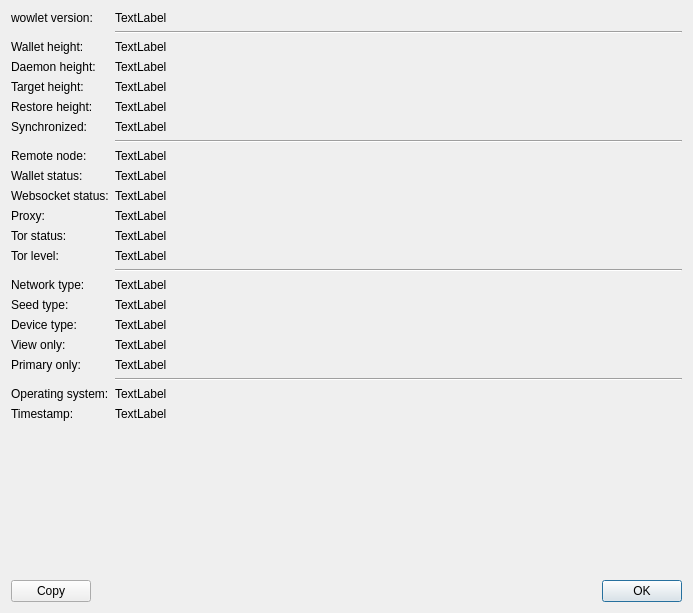
<?xml version="1.0" encoding="UTF-8"?>
<ui version="4.0">
 <class>DebugInfoDialog</class>
 <widget class="QDialog" name="DebugInfoDialog">
  <property name="geometry">
   <rect>
    <x>0</x>
    <y>0</y>
    <width>693</width>
    <height>613</height>
   </rect>
  </property>
  <property name="windowTitle">
   <string>Debug Info</string>
  </property>
  <layout class="QVBoxLayout" name="verticalLayout">
   <item>
    <layout class="QFormLayout" name="formLayout">
     <item row="0" column="0">
      <widget class="QLabel" name="label">
       <property name="text">
        <string>wowlet version:</string>
       </property>
      </widget>
     </item>
     <item row="0" column="1">
      <widget class="QLabel" name="label_featherVersion">
       <property name="text">
        <string>TextLabel</string>
       </property>
       <property name="textInteractionFlags">
        <set>Qt::LinksAccessibleByMouse|Qt::TextSelectableByMouse</set>
       </property>
      </widget>
     </item>
     <item row="1" column="1">
      <widget class="Line" name="line">
       <property name="orientation">
        <enum>Qt::Horizontal</enum>
       </property>
      </widget>
     </item>
     <item row="2" column="0">
      <widget class="QLabel" name="label_6">
       <property name="text">
        <string>Wallet height:</string>
       </property>
      </widget>
     </item>
     <item row="2" column="1">
      <widget class="QLabel" name="label_walletHeight">
       <property name="text">
        <string>TextLabel</string>
       </property>
       <property name="textInteractionFlags">
        <set>Qt::LinksAccessibleByMouse|Qt::TextSelectableByMouse</set>
       </property>
      </widget>
     </item>
     <item row="3" column="0">
      <widget class="QLabel" name="label_12">
       <property name="text">
        <string>Daemon height:</string>
       </property>
      </widget>
     </item>
     <item row="3" column="1">
      <widget class="QLabel" name="label_daemonHeight">
       <property name="text">
        <string>TextLabel</string>
       </property>
       <property name="textInteractionFlags">
        <set>Qt::LinksAccessibleByMouse|Qt::TextSelectableByMouse</set>
       </property>
      </widget>
     </item>
     <item row="4" column="0">
      <widget class="QLabel" name="label_5">
       <property name="text">
        <string>Target height:</string>
       </property>
      </widget>
     </item>
     <item row="4" column="1">
      <widget class="QLabel" name="label_targetHeight">
       <property name="text">
        <string>TextLabel</string>
       </property>
       <property name="textInteractionFlags">
        <set>Qt::LinksAccessibleByMouse|Qt::TextSelectableByMouse</set>
       </property>
      </widget>
     </item>
     <item row="5" column="0">
      <widget class="QLabel" name="label_10">
       <property name="text">
        <string>Restore height:</string>
       </property>
      </widget>
     </item>
     <item row="5" column="1">
      <widget class="QLabel" name="label_restoreHeight">
       <property name="text">
        <string>TextLabel</string>
       </property>
       <property name="textInteractionFlags">
        <set>Qt::LinksAccessibleByMouse|Qt::TextSelectableByMouse</set>
       </property>
      </widget>
     </item>
     <item row="6" column="0">
      <widget class="QLabel" name="label_9">
       <property name="text">
        <string>Synchronized:</string>
       </property>
      </widget>
     </item>
     <item row="6" column="1">
      <widget class="QLabel" name="label_synchronized">
       <property name="text">
        <string>TextLabel</string>
       </property>
       <property name="textInteractionFlags">
        <set>Qt::LinksAccessibleByMouse|Qt::TextSelectableByMouse</set>
       </property>
      </widget>
     </item>
     <item row="7" column="1">
      <widget class="Line" name="line_2">
       <property name="orientation">
        <enum>Qt::Horizontal</enum>
       </property>
      </widget>
     </item>
     <item row="8" column="0">
      <widget class="QLabel" name="label_27">
       <property name="text">
        <string>Remote node:</string>
       </property>
      </widget>
     </item>
     <item row="8" column="1">
      <widget class="QLabel" name="label_remoteNode">
       <property name="text">
        <string>TextLabel</string>
       </property>
       <property name="textInteractionFlags">
        <set>Qt::LinksAccessibleByMouse|Qt::TextSelectableByMouse</set>
       </property>
      </widget>
     </item>
     <item row="9" column="0">
      <widget class="QLabel" name="label_17">
       <property name="text">
        <string>Wallet status:</string>
       </property>
      </widget>
     </item>
     <item row="9" column="1">
      <widget class="QLabel" name="label_walletStatus">
       <property name="text">
        <string>TextLabel</string>
       </property>
       <property name="textInteractionFlags">
        <set>Qt::LinksAccessibleByMouse|Qt::TextSelectableByMouse</set>
       </property>
      </widget>
     </item>
     <item row="10" column="0">
      <widget class="QLabel" name="label_19">
       <property name="text">
        <string>Websocket status:</string>
       </property>
      </widget>
     </item>
     <item row="10" column="1">
      <widget class="QLabel" name="label_websocketStatus">
       <property name="text">
        <string>TextLabel</string>
       </property>
       <property name="textInteractionFlags">
        <set>Qt::LinksAccessibleByMouse|Qt::TextSelectableByMouse</set>
       </property>
      </widget>
     </item>
     <item row="12" column="0">
      <widget class="QLabel" name="label_18">
       <property name="text">
        <string>Tor status:</string>
       </property>
      </widget>
     </item>
     <item row="12" column="1">
      <widget class="QLabel" name="label_torStatus">
       <property name="text">
        <string>TextLabel</string>
       </property>
       <property name="textInteractionFlags">
        <set>Qt::LinksAccessibleByMouse|Qt::TextSelectableByMouse</set>
       </property>
      </widget>
     </item>
     <item row="13" column="0">
      <widget class="QLabel" name="label_4">
       <property name="text">
        <string>Tor level:</string>
       </property>
      </widget>
     </item>
     <item row="13" column="1">
      <widget class="QLabel" name="label_torLevel">
       <property name="text">
        <string>TextLabel</string>
       </property>
       <property name="textInteractionFlags">
        <set>Qt::LinksAccessibleByMouse|Qt::TextSelectableByMouse</set>
       </property>
      </widget>
     </item>
     <item row="14" column="1">
      <widget class="Line" name="line_3">
       <property name="orientation">
        <enum>Qt::Horizontal</enum>
       </property>
      </widget>
     </item>
     <item row="15" column="0">
      <widget class="QLabel" name="label_2">
       <property name="text">
        <string>Network type:</string>
       </property>
      </widget>
     </item>
     <item row="15" column="1">
      <widget class="QLabel" name="label_netType">
       <property name="text">
        <string>TextLabel</string>
       </property>
       <property name="textInteractionFlags">
        <set>Qt::LinksAccessibleByMouse|Qt::TextSelectableByMouse</set>
       </property>
      </widget>
     </item>
     <item row="16" column="0">
      <widget class="QLabel" name="label_23">
       <property name="text">
        <string>Seed type:</string>
       </property>
      </widget>
     </item>
     <item row="16" column="1">
      <widget class="QLabel" name="label_seedType">
       <property name="text">
        <string>TextLabel</string>
       </property>
       <property name="textInteractionFlags">
        <set>Qt::LinksAccessibleByMouse|Qt::TextSelectableByMouse</set>
       </property>
      </widget>
     </item>
     <item row="17" column="0">
      <widget class="QLabel" name="label_8">
       <property name="text">
        <string>Device type:</string>
       </property>
      </widget>
     </item>
     <item row="17" column="1">
      <widget class="QLabel" name="label_deviceType">
       <property name="text">
        <string>TextLabel</string>
       </property>
       <property name="textInteractionFlags">
        <set>Qt::LinksAccessibleByMouse|Qt::TextSelectableByMouse</set>
       </property>
      </widget>
     </item>
     <item row="18" column="0">
      <widget class="QLabel" name="label_7">
       <property name="text">
        <string>View only:</string>
       </property>
      </widget>
     </item>
     <item row="18" column="1">
      <widget class="QLabel" name="label_viewOnly">
       <property name="text">
        <string>TextLabel</string>
       </property>
       <property name="textInteractionFlags">
        <set>Qt::LinksAccessibleByMouse|Qt::TextSelectableByMouse</set>
       </property>
      </widget>
     </item>
     <item row="19" column="0">
      <widget class="QLabel" name="label_11">
       <property name="text">
        <string>Primary only:</string>
       </property>
      </widget>
     </item>
     <item row="19" column="1">
      <widget class="QLabel" name="label_primaryOnly">
       <property name="text">
        <string>TextLabel</string>
       </property>
       <property name="textInteractionFlags">
        <set>Qt::LinksAccessibleByMouse|Qt::TextSelectableByMouse</set>
       </property>
      </widget>
     </item>
     <item row="20" column="1">
      <widget class="Line" name="line_4">
       <property name="orientation">
        <enum>Qt::Horizontal</enum>
       </property>
      </widget>
     </item>
     <item row="21" column="0">
      <widget class="QLabel" name="label_3">
       <property name="text">
        <string>Operating system:</string>
       </property>
      </widget>
     </item>
     <item row="21" column="1">
      <widget class="QLabel" name="label_OS">
       <property name="text">
        <string>TextLabel</string>
       </property>
       <property name="textInteractionFlags">
        <set>Qt::LinksAccessibleByMouse|Qt::TextSelectableByMouse</set>
       </property>
      </widget>
     </item>
     <item row="22" column="0">
      <widget class="QLabel" name="label_24">
       <property name="text">
        <string>Timestamp:</string>
       </property>
      </widget>
     </item>
     <item row="22" column="1">
      <widget class="QLabel" name="label_timestamp">
       <property name="text">
        <string>TextLabel</string>
       </property>
       <property name="textInteractionFlags">
        <set>Qt::LinksAccessibleByMouse|Qt::TextSelectableByMouse</set>
       </property>
      </widget>
     </item>
     <item row="11" column="0">
      <widget class="QLabel" name="label_13">
       <property name="text">
        <string>Proxy:</string>
       </property>
      </widget>
     </item>
     <item row="11" column="1">
      <widget class="QLabel" name="label_proxy">
       <property name="text">
        <string>TextLabel</string>
       </property>
      </widget>
     </item>
    </layout>
   </item>
   <item>
    <layout class="QHBoxLayout" name="horizontalLayout">
     <item>
      <widget class="QPushButton" name="btn_Copy">
       <property name="text">
        <string>Copy</string>
       </property>
      </widget>
     </item>
     <item>
      <widget class="QDialogButtonBox" name="buttonBox">
       <property name="orientation">
        <enum>Qt::Horizontal</enum>
       </property>
       <property name="standardButtons">
        <set>QDialogButtonBox::Ok</set>
       </property>
      </widget>
     </item>
    </layout>
   </item>
  </layout>
 </widget>
 <resources/>
 <connections>
  <connection>
   <sender>buttonBox</sender>
   <signal>accepted()</signal>
   <receiver>DebugInfoDialog</receiver>
   <slot>accept()</slot>
   <hints>
    <hint type="sourcelabel">
     <x>248</x>
     <y>254</y>
    </hint>
    <hint type="destinationlabel">
     <x>157</x>
     <y>274</y>
    </hint>
   </hints>
  </connection>
  <connection>
   <sender>buttonBox</sender>
   <signal>rejected()</signal>
   <receiver>DebugInfoDialog</receiver>
   <slot>reject()</slot>
   <hints>
    <hint type="sourcelabel">
     <x>316</x>
     <y>260</y>
    </hint>
    <hint type="destinationlabel">
     <x>286</x>
     <y>274</y>
    </hint>
   </hints>
  </connection>
 </connections>
</ui>
